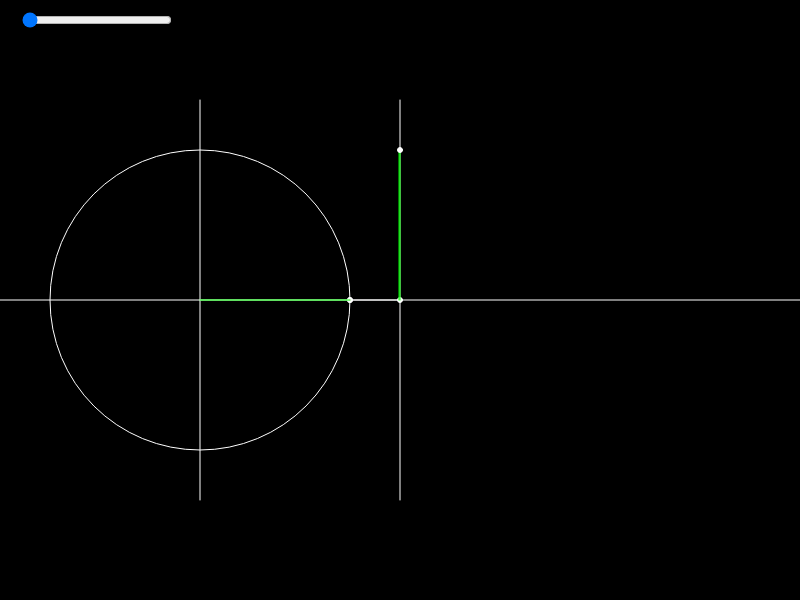
Frame 1 (no input)
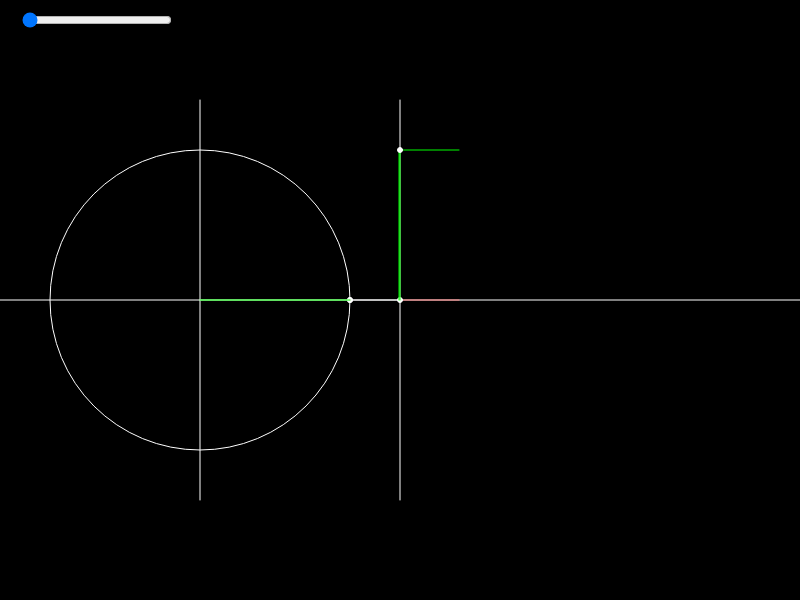
Frame 60 (no input)
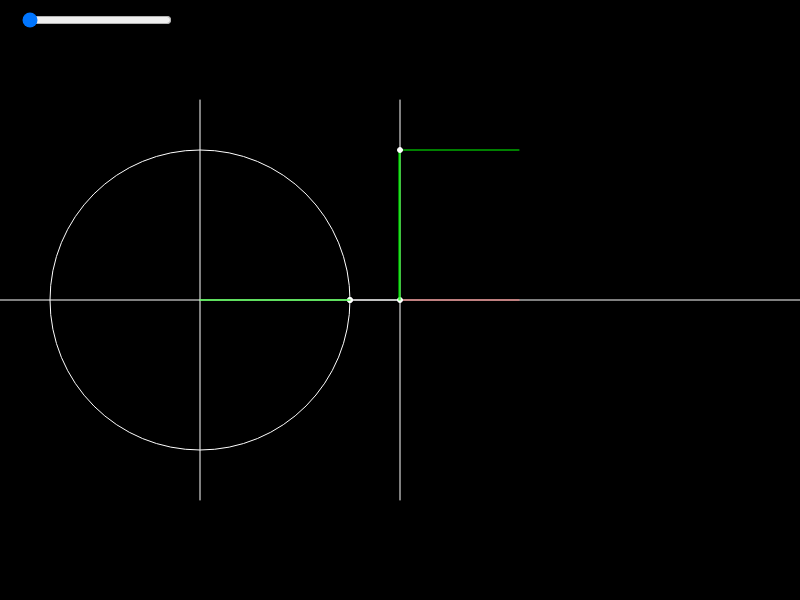
Frame 120 (the mouse pressed at the canvas centre since frame 60)

The p5.js sketch that drew these frames (run headless with seeded random() and noise() and a simulated clock; from frame 60 on, the mouse is pressed at the canvas centre):

// p5.js sketch
// ── sketch.js
let angle = 0;
let sinus = [];
let cosinus = [];
let slider1;

function setup() {
  createCanvas(800, 600);
  slider1 = createSlider(0, 0.1, 0, 0.005);
  slider1.position(20, 10);
  slider1.style('width', '150px');
}

function draw() {
  let val = slider1.value();
  background(0);
  translate(200, 300);
  let radius = 150;
  stroke(255);
  noFill();
  ellipse(0, 0, radius * 2);

  let x = radius * cos(angle);
  let y = radius * sin(angle);
  sinus.unshift(y);
  cosinus.unshift(-x);
  fill(255);
  line(0, 0, x, y);
  ellipse(x, y, 5);
  ellipse(x, 0, 5);

  stroke(255, 0, 0);
  line(x, y, x, 0);
  stroke(255);

  line(x, y, 200, y);

  line(-200, 0, 200, 0);
  line(0, -200, 0, 200);

  stroke(0, 255, 0);
  line(x, 0, 0, 0);
  stroke(255);

  noFill();
  translate(200, 0);

  beginShape();
  stroke(255, 0, 0);
  for (i = 0; i < sinus.length; i++) {
    vertex(i, sinus[i]);
  }
  endShape();
  beginShape();
  stroke(0, 255, 0);
  for (i = 0; i < cosinus.length; i++) {
    vertex(i, cosinus[i]);
  }
  endShape();
  stroke(255);
  line(0, 0, 400, 0);
  line(0, -200, 0, 200);

  fill(255);
  stroke(255, 0, 0);
  line(1, y, 1, 0);
  line(0, y, 0, 0);
  stroke(255);
  ellipse(0, y, 5);

  stroke(0, 255, 0);
  line(-1, -x, -1, 0);
  line(0, -x, 0, 0);
  stroke(255);
  ellipse(0, -x, 5);


  angle -= val;

  if (sinus.length > 400) {
    sinus.pop();
    cosinus.pop();
  }
}
